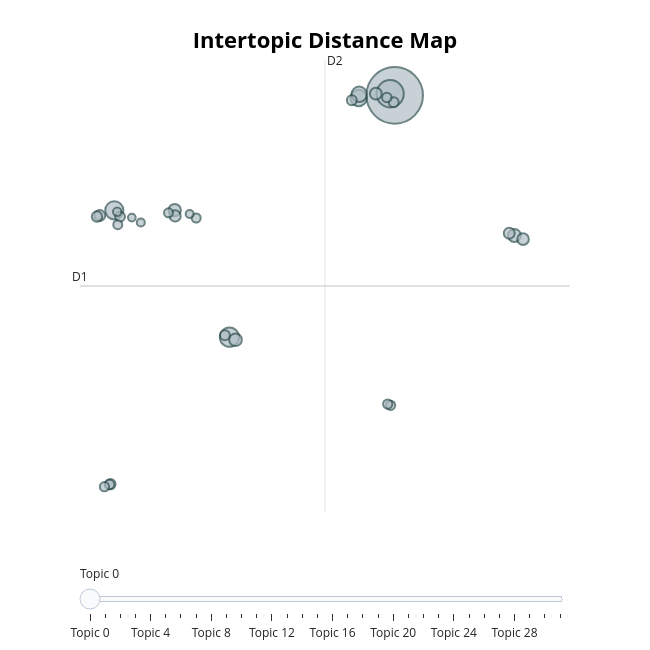

The cell this chart's notebook holds for it:
### Code cell
topic_model_fr.visualize_topics()

### Figure 1 — Plotly figure (JSON) as saved in the notebook; plotly's stock layout.template omitted (floating-point values rounded to 4 significant figures)
{"data": [{"customdata": [[0, "bénin | politique | web | aziz | poutine", 593], [1, "recrutement | clôture | gouvernement | profit | bénin", 138], [2, "afrique | afrik | guinée | soudan | bénin", 69], [3, "lien | france | permanent | signaler | abus", 61], [4, "societe | cameroun | diomaye | local | politique", 50], [5, "afrique | océan | indien | share | australe", 44], [6, "mali | terroristes | cedeao | aes | vérifier", 31], [7, "list | may | africa | djibouti | ppa", 30], [8, "point | ouest | france | journal | coup", 28], [9, "millions | banque | assurance | milliards | sénégal", 26], [10, "mali | madrid | rempart | face | coulisses", 25], [11, "vidéo | hier | aujourd | pouvoir | this", 23], [12, "ivoirien | cei | onu | afrique | usa", 22], [13, "address | success | you | burkina | blog", 22], [14, "maroc | assimi | goïta | jeune | ouattara", 20], [15, "xinhua | china | bénin | favoris | french", 19], [16, "cei | préférences | stockage | gérer | facebook", 18], [17, "code | électoral | seconde | tabaski | texte", 18], [18, "lutte | luttes | afrique | communiqués | guinée", 18], [19, "sénégal | replay | accepter | code | électoral", 18], [20, "xinhua | china | rubrique | afrique | french", 17], [21, "togo | togolais | gnassingbé | togolaise | faure", 17], [22, "chine | science | environnement | xinhua | opinion", 16], [23, "abonné | montréal | présentation | médias | actus", 16], [24, "philosophie | liban | université | mali | série", 16], [25, "abidjan | ivoire | côte | sommeil | annonces", 15], [26, "russie | drones | russe | ukraine | libre", 15], [27, "niger | sahel | ministre | confédération | vodun", 15], [28, "ami | annuaire | cameroun | société | médias", 13], [29, "website | afrique | are | chargement | système", 12], [30, "haïti | brvm | marché | fcfa | uemoa", 12], [31, "ouverture | région | visas | pays | correctement", 11]], "hovertemplate": "<b>Topic %{customdata[0]}</b><br>%{customdata[1]}<br>Size: %{customdata[2]}", "legendgroup": "", "marker": {"color": "#B0BEC5", "line": {"color": "DarkSlateGrey", "width": 2}, "size": [593, 138, 69, 61, 50, 44, 31, 30, 28, 26, 25, 23, 22, 22, 20, 19, 18, 18, 18, 18, 17, 17, 16, 16, 16, 15, 15, 15, 13, 12, 12, 11], "sizemode": "area", "sizeref": 0.3706, "symbol": "circle"}, "mode": "markers", "name": "", "orientation": "v", "showlegend": false, "type": "scatter", "x": [6.254, 6.1, 0.6579, -3.244, 5.033, 5.051, 10.31, 0.8616, -1.198, 5.616, 10.6, -1.184, 10.13, -3.737, -3.831, -3.374, 4.802, 6.222, 0.5026, -3.05, -3.407, 5.989, -3.577, 6.114, 6.018, -0.4711, -1.408, -3.126, -3.147, -0.6903, -2.346, -2.65], "xaxis": "x", "y": [17.53, 17.65, -1.512, 8.475, 17.32, 17.61, 6.496, -1.715, 8.489, 17.66, 6.203, 8.036, 6.671, 8.07, 7.984, -13.08, 17.14, 16.98, -1.356, 7.981, -13.11, 17.36, -13.28, -6.873, -6.777, 7.87, 8.282, 7.341, 8.364, 8.18, 7.512, 7.9], "yaxis": "y"}], "layout": {"annotations": [{"showarrow": false, "text": "D1", "x": -4.406, "y": 2.517, "yshift": 10}, {"showarrow": false, "text": "D2", "x": 3.893, "xshift": 10, "y": 20.31}], "height": 650, "hoverlabel": {"bgcolor": "white", "font": {"family": "Rockwell", "size": 16}}, "legend": {"itemsizing": "constant", "tracegroupgap": 0}, "margin": {"t": 60}, "shapes": [{"line": {"color": "#CFD8DC", "width": 2}, "type": "line", "x0": 3.893, "x1": 3.893, "y0": -15.27, "y1": 20.31}, {"line": {"color": "#9E9E9E", "width": 2}, "type": "line", "x0": -4.406, "x1": 12.19, "y0": 2.517, "y1": 2.517}], "sliders": [{"active": 0, "pad": {"t": 50}, "steps": [{"args": [{"marker.color": [["red", "#B0BEC5", "#B0BEC5", "#B0BEC5", "#B0BEC5", "#B0BEC5", "#B0BEC5", "#B0BEC5", "#B0BEC5", "#B0BEC5", "#B0BEC5", "#B0BEC5", "#B0BEC5", "#B0BEC5", "#B0BEC5", "#B0BEC5", "#B0BEC5", "#B0BEC5", "#B0BEC5", "#B0BEC5", "#B0BEC5", "#B0BEC5", "#B0BEC5", "#B0BEC5", "#B0BEC5", "#B0BEC5", "#B0BEC5", "#B0BEC5", "#B0BEC5", "#B0BEC5", "#B0BEC5", "#B0BEC5"]]}], "label": "Topic 0", "method": "update"}, {"args": [{"marker.color": [["#B0BEC5", "red", "#B0BEC5", "#B0BEC5", "#B0BEC5", "#B0BEC5", "#B0BEC5", "#B0BEC5", "#B0BEC5", "#B0BEC5", "#B0BEC5", "#B0BEC5", "#B0BEC5", "#B0BEC5", "#B0BEC5", "#B0BEC5", "#B0BEC5", "#B0BEC5", "#B0BEC5", "#B0BEC5", "#B0BEC5", "#B0BEC5", "#B0BEC5", "#B0BEC5", "#B0BEC5", "#B0BEC5", "#B0BEC5", "#B0BEC5", "#B0BEC5", "#B0BEC5", "#B0BEC5", "#B0BEC5"]]}], "label": "Topic 1", "method": "update"}, {"args": [{"marker.color": [["#B0BEC5", "#B0BEC5", "red", "#B0BEC5", "#B0BEC5", "#B0BEC5", "#B0BEC5", "#B0BEC5", "#B0BEC5", "#B0BEC5", "#B0BEC5", "#B0BEC5", "#B0BEC5", "#B0BEC5", "#B0BEC5", "#B0BEC5", "#B0BEC5", "#B0BEC5", "#B0BEC5", "#B0BEC5", "#B0BEC5", "#B0BEC5", "#B0BEC5", "#B0BEC5", "#B0BEC5", "#B0BEC5", "#B0BEC5", "#B0BEC5", "#B0BEC5", "#B0BEC5", "#B0BEC5", "#B0BEC5"]]}], "label": "Topic 2", "method": "update"}, {"args": [{"marker.color": [["#B0BEC5", "#B0BEC5", "#B0BEC5", "red", "#B0BEC5", "#B0BEC5", "#B0BEC5", "#B0BEC5", "#B0BEC5", "#B0BEC5", "#B0BEC5", "#B0BEC5", "#B0BEC5", "#B0BEC5", "#B0BEC5", "#B0BEC5", "#B0BEC5", "#B0BEC5", "#B0BEC5", "#B0BEC5", "#B0BEC5", "#B0BEC5", "#B0BEC5", "#B0BEC5", "#B0BEC5", "#B0BEC5", "#B0BEC5", "#B0BEC5", "#B0BEC5", "#B0BEC5", "#B0BEC5", "#B0BEC5"]]}], "label": "Topic 3", "method": "update"}, {"args": [{"marker.color": [["#B0BEC5", "#B0BEC5", "#B0BEC5", "#B0BEC5", "red", "#B0BEC5", "#B0BEC5", "#B0BEC5", "#B0BEC5", "#B0BEC5", "#B0BEC5", "#B0BEC5", "#B0BEC5", "#B0BEC5", "#B0BEC5", "#B0BEC5", "#B0BEC5", "#B0BEC5", "#B0BEC5", "#B0BEC5", "#B0BEC5", "#B0BEC5", "#B0BEC5", "#B0BEC5", "#B0BEC5", "#B0BEC5", "#B0BEC5", "#B0BEC5", "#B0BEC5", "#B0BEC5", "#B0BEC5", "#B0BEC5"]]}], "label": "Topic 4", "method": "update"}, {"args": [{"marker.color": [["#B0BEC5", "#B0BEC5", "#B0BEC5", "#B0BEC5", "#B0BEC5", "red", "#B0BEC5", "#B0BEC5", "#B0BEC5", "#B0BEC5", "#B0BEC5", "#B0BEC5", "#B0BEC5", "#B0BEC5", "#B0BEC5", "#B0BEC5", "#B0BEC5", "#B0BEC5", "#B0BEC5", "#B0BEC5", "#B0BEC5", "#B0BEC5", "#B0BEC5", "#B0BEC5", "#B0BEC5", "#B0BEC5", "#B0BEC5", "#B0BEC5", "#B0BEC5", "#B0BEC5", "#B0BEC5", "#B0BEC5"]]}], "label": "Topic 5", "method": "update"}, {"args": [{"marker.color": [["#B0BEC5", "#B0BEC5", "#B0BEC5", "#B0BEC5", "#B0BEC5", "#B0BEC5", "red", "#B0BEC5", "#B0BEC5", "#B0BEC5", "#B0BEC5", "#B0BEC5", "#B0BEC5", "#B0BEC5", "#B0BEC5", "#B0BEC5", "#B0BEC5", "#B0BEC5", "#B0BEC5", "#B0BEC5", "#B0BEC5", "#B0BEC5", "#B0BEC5", "#B0BEC5", "#B0BEC5", "#B0BEC5", "#B0BEC5", "#B0BEC5", "#B0BEC5", "#B0BEC5", "#B0BEC5", "#B0BEC5"]]}], "label": "Topic 6", "method": "update"}, {"args": [{"marker.color": [["#B0BEC5", "#B0BEC5", "#B0BEC5", "#B0BEC5", "#B0BEC5", "#B0BEC5", "#B0BEC5", "red", "#B0BEC5", "#B0BEC5", "#B0BEC5", "#B0BEC5", "#B0BEC5", "#B0BEC5", "#B0BEC5", "#B0BEC5", "#B0BEC5", "#B0BEC5", "#B0BEC5", "#B0BEC5", "#B0BEC5", "#B0BEC5", "#B0BEC5", "#B0BEC5", "#B0BEC5", "#B0BEC5", "#B0BEC5", "#B0BEC5", "#B0BEC5", "#B0BEC5", "#B0BEC5", "#B0BEC5"]]}], "label": "Topic 7", "method": "update"}, {"args": [{"marker.color": [["#B0BEC5", "#B0BEC5", "#B0BEC5", "#B0BEC5", "#B0BEC5", "#B0BEC5", "#B0BEC5", "#B0BEC5", "red", "#B0BEC5", "#B0BEC5", "#B0BEC5", "#B0BEC5", "#B0BEC5", "#B0BEC5", "#B0BEC5", "#B0BEC5", "#B0BEC5", "#B0BEC5", "#B0BEC5", "#B0BEC5", "#B0BEC5", "#B0BEC5", "#B0BEC5", "#B0BEC5", "#B0BEC5", "#B0BEC5", "#B0BEC5", "#B0BEC5", "#B0BEC5", "#B0BEC5", "#B0BEC5"]]}], "label": "Topic 8", "method": "update"}, {"args": [{"marker.color": [["#B0BEC5", "#B0BEC5", "#B0BEC5", "#B0BEC5", "#B0BEC5", "#B0BEC5", "#B0BEC5", "#B0BEC5", "#B0BEC5", "red", "#B0BEC5", "#B0BEC5", "#B0BEC5", "#B0BEC5", "#B0BEC5", "#B0BEC5", "#B0BEC5", "#B0BEC5", "#B0BEC5", "#B0BEC5", "#B0BEC5", "#B0BEC5", "#B0BEC5", "#B0BEC5", "#B0BEC5", "#B0BEC5", "#B0BEC5", "#B0BEC5", "#B0BEC5", "#B0BEC5", "#B0BEC5", "#B0BEC5"]]}], "label": "Topic 9", "method": "update"}, {"args": [{"marker.color": [["#B0BEC5", "#B0BEC5", "#B0BEC5", "#B0BEC5", "#B0BEC5", "#B0BEC5", "#B0BEC5", "#B0BEC5", "#B0BEC5", "#B0BEC5", "red", "#B0BEC5", "#B0BEC5", "#B0BEC5", "#B0BEC5", "#B0BEC5", "#B0BEC5", "#B0BEC5", "#B0BEC5", "#B0BEC5", "#B0BEC5", "#B0BEC5", "#B0BEC5", "#B0BEC5", "#B0BEC5", "#B0BEC5", "#B0BEC5", "#B0BEC5", "#B0BEC5", "#B0BEC5", "#B0BEC5", "#B0BEC5"]]}], "label": "Topic 10", "method": "update"}, {"args": [{"marker.color": [["#B0BEC5", "#B0BEC5", "#B0BEC5", "#B0BEC5", "#B0BEC5", "#B0BEC5", "#B0BEC5", "#B0BEC5", "#B0BEC5", "#B0BEC5", "#B0BEC5", "red", "#B0BEC5", "#B0BEC5", "#B0BEC5", "#B0BEC5", "#B0BEC5", "#B0BEC5", "#B0BEC5", "#B0BEC5", "#B0BEC5", "#B0BEC5", "#B0BEC5", "#B0BEC5", "#B0BEC5", "#B0BEC5", "#B0BEC5", "#B0BEC5", "#B0BEC5", "#B0BEC5", "#B0BEC5", "#B0BEC5"]]}], "label": "Topic 11", "method": "update"}, {"args": [{"marker.color": [["#B0BEC5", "#B0BEC5", "#B0BEC5", "#B0BEC5", "#B0BEC5", "#B0BEC5", "#B0BEC5", "#B0BEC5", "#B0BEC5", "#B0BEC5", "#B0BEC5", "#B0BEC5", "red", "#B0BEC5", "#B0BEC5", "#B0BEC5", "#B0BEC5", "#B0BEC5", "#B0BEC5", "#B0BEC5", "#B0BEC5", "#B0BEC5", "#B0BEC5", "#B0BEC5", "#B0BEC5", "#B0BEC5", "#B0BEC5", "#B0BEC5", "#B0BEC5", "#B0BEC5", "#B0BEC5", "#B0BEC5"]]}], "label": "Topic 12", "method": "update"}, {"args": [{"marker.color": [["#B0BEC5", "#B0BEC5", "#B0BEC5", "#B0BEC5", "#B0BEC5", "#B0BEC5", "#B0BEC5", "#B0BEC5", "#B0BEC5", "#B0BEC5", "#B0BEC5", "#B0BEC5", "#B0BEC5", "red", "#B0BEC5", "#B0BEC5", "#B0BEC5", "#B0BEC5", "#B0BEC5", "#B0BEC5", "#B0BEC5", "#B0BEC5", "#B0BEC5", "#B0BEC5", "#B0BEC5", "#B0BEC5", "#B0BEC5", "#B0BEC5", "#B0BEC5", "#B0BEC5", "#B0BEC5", "#B0BEC5"]]}], "label": "Topic 13", "method": "update"}, {"args": [{"marker.color": [["#B0BEC5", "#B0BEC5", "#B0BEC5", "#B0BEC5", "#B0BEC5", "#B0BEC5", "#B0BEC5", "#B0BEC5", "#B0BEC5", "#B0BEC5", "#B0BEC5", "#B0BEC5", "#B0BEC5", "#B0BEC5", "red", "#B0BEC5", "#B0BEC5", "#B0BEC5", "#B0BEC5", "#B0BEC5", "#B0BEC5", "#B0BEC5", "#B0BEC5", "#B0BEC5", "#B0BEC5", "#B0BEC5", "#B0BEC5", "#B0BEC5", "#B0BEC5", "#B0BEC5", "#B0BEC5", "#B0BEC5"]]}], "label": "Topic 14", "method": "update"}, {"args": [{"marker.color": [["#B0BEC5", "#B0BEC5", "#B0BEC5", "#B0BEC5", "#B0BEC5", "#B0BEC5", "#B0BEC5", "#B0BEC5", "#B0BEC5", "#B0BEC5", "#B0BEC5", "#B0BEC5", "#B0BEC5", "#B0BEC5", "#B0BEC5", "red", "#B0BEC5", "#B0BEC5", "#B0BEC5", "#B0BEC5", "#B0BEC5", "#B0BEC5", "#B0BEC5", "#B0BEC5", "#B0BEC5", "#B0BEC5", "#B0BEC5", "#B0BEC5", "#B0BEC5", "#B0BEC5", "#B0BEC5", "#B0BEC5"]]}], "label": "Topic 15", "method": "update"}, {"args": [{"marker.color": [["#B0BEC5", "#B0BEC5", "#B0BEC5", "#B0BEC5", "#B0BEC5", "#B0BEC5", "#B0BEC5", "#B0BEC5", "#B0BEC5", "#B0BEC5", "#B0BEC5", "#B0BEC5", "#B0BEC5", "#B0BEC5", "#B0BEC5", "#B0BEC5", "red", "#B0BEC5", "#B0BEC5", "#B0BEC5", "#B0BEC5", "#B0BEC5", "#B0BEC5", "#B0BEC5", "#B0BEC5", "#B0BEC5", "#B0BEC5", "#B0BEC5", "#B0BEC5", "#B0BEC5", "#B0BEC5", "#B0BEC5"]]}], "label": "Topic 16", "method": "update"}, {"args": [{"marker.color": [["#B0BEC5", "#B0BEC5", "#B0BEC5", "#B0BEC5", "#B0BEC5", "#B0BEC5", "#B0BEC5", "#B0BEC5", "#B0BEC5", "#B0BEC5", "#B0BEC5", "#B0BEC5", "#B0BEC5", "#B0BEC5", "#B0BEC5", "#B0BEC5", "#B0BEC5", "red", "#B0BEC5", "#B0BEC5", "#B0BEC5", "#B0BEC5", "#B0BEC5", "#B0BEC5", "#B0BEC5", "#B0BEC5", "#B0BEC5", "#B0BEC5", "#B0BEC5", "#B0BEC5", "#B0BEC5", "#B0BEC5"]]}], "label": "Topic 17", "method": "update"}, {"args": [{"marker.color": [["#B0BEC5", "#B0BEC5", "#B0BEC5", "#B0BEC5", "#B0BEC5", "#B0BEC5", "#B0BEC5", "#B0BEC5", "#B0BEC5", "#B0BEC5", "#B0BEC5", "#B0BEC5", "#B0BEC5", "#B0BEC5", "#B0BEC5", "#B0BEC5", "#B0BEC5", "#B0BEC5", "red", "#B0BEC5", "#B0BEC5", "#B0BEC5", "#B0BEC5", "#B0BEC5", "#B0BEC5", "#B0BEC5", "#B0BEC5", "#B0BEC5", "#B0BEC5", "#B0BEC5", "#B0BEC5", "#B0BEC5"]]}], "label": "Topic 18", "method": "update"}, {"args": [{"marker.color": [["#B0BEC5", "#B0BEC5", "#B0BEC5", "#B0BEC5", "#B0BEC5", "#B0BEC5", "#B0BEC5", "#B0BEC5", "#B0BEC5", "#B0BEC5", "#B0BEC5", "#B0BEC5", "#B0BEC5", "#B0BEC5", "#B0BEC5", "#B0BEC5", "#B0BEC5", "#B0BEC5", "#B0BEC5", "red", "#B0BEC5", "#B0BEC5", "#B0BEC5", "#B0BEC5", "#B0BEC5", "#B0BEC5", "#B0BEC5", "#B0BEC5", "#B0BEC5", "#B0BEC5", "#B0BEC5", "#B0BEC5"]]}], "label": "Topic 19", "method": "update"}, {"args": [{"marker.color": [["#B0BEC5", "#B0BEC5", "#B0BEC5", "#B0BEC5", "#B0BEC5", "#B0BEC5", "#B0BEC5", "#B0BEC5", "#B0BEC5", "#B0BEC5", "#B0BEC5", "#B0BEC5", "#B0BEC5", "#B0BEC5", "#B0BEC5", "#B0BEC5", "#B0BEC5", "#B0BEC5", "#B0BEC5", "#B0BEC5", "red", "#B0BEC5", "#B0BEC5", "#B0BEC5", "#B0BEC5", "#B0BEC5", "#B0BEC5", "#B0BEC5", "#B0BEC5", "#B0BEC5", "#B0BEC5", "#B0BEC5"]]}], "label": "Topic 20", "method": "update"}, {"args": [{"marker.color": [["#B0BEC5", "#B0BEC5", "#B0BEC5", "#B0BEC5", "#B0BEC5", "#B0BEC5", "#B0BEC5", "#B0BEC5", "#B0BEC5", "#B0BEC5", "#B0BEC5", "#B0BEC5", "#B0BEC5", "#B0BEC5", "#B0BEC5", "#B0BEC5", "#B0BEC5", "#B0BEC5", "#B0BEC5", "#B0BEC5", "#B0BEC5", "red", "#B0BEC5", "#B0BEC5", "#B0BEC5", "#B0BEC5", "#B0BEC5", "#B0BEC5", "#B0BEC5", "#B0BEC5", "#B0BEC5", "#B0BEC5"]]}], "label": "Topic 21", "method": "update"}, {"args": [{"marker.color": [["#B0BEC5", "#B0BEC5", "#B0BEC5", "#B0BEC5", "#B0BEC5", "#B0BEC5", "#B0BEC5", "#B0BEC5", "#B0BEC5", "#B0BEC5", "#B0BEC5", "#B0BEC5", "#B0BEC5", "#B0BEC5", "#B0BEC5", "#B0BEC5", "#B0BEC5", "#B0BEC5", "#B0BEC5", "#B0BEC5", "#B0BEC5", "#B0BEC5", "red", "#B0BEC5", "#B0BEC5", "#B0BEC5", "#B0BEC5", "#B0BEC5", "#B0BEC5", "#B0BEC5", "#B0BEC5", "#B0BEC5"]]}], "label": "Topic 22", "method": "update"}, {"args": [{"marker.color": [["#B0BEC5", "#B0BEC5", "#B0BEC5", "#B0BEC5", "#B0BEC5", "#B0BEC5", "#B0BEC5", "#B0BEC5", "#B0BEC5", "#B0BEC5", "#B0BEC5", "#B0BEC5", "#B0BEC5", "#B0BEC5", "#B0BEC5", "#B0BEC5", "#B0BEC5", "#B0BEC5", "#B0BEC5", "#B0BEC5", "#B0BEC5", "#B0BEC5", "#B0BEC5", "red", "#B0BEC5", "#B0BEC5", "#B0BEC5", "#B0BEC5", "#B0BEC5", "#B0BEC5", "#B0BEC5", "#B0BEC5"]]}], "label": "Topic 23", "method": "update"}, {"args": [{"marker.color": [["#B0BEC5", "#B0BEC5", "#B0BEC5", "#B0BEC5", "#B0BEC5", "#B0BEC5", "#B0BEC5", "#B0BEC5", "#B0BEC5", "#B0BEC5", "#B0BEC5", "#B0BEC5", "#B0BEC5", "#B0BEC5", "#B0BEC5", "#B0BEC5", "#B0BEC5", "#B0BEC5", "#B0BEC5", "#B0BEC5", "#B0BEC5", "#B0BEC5", "#B0BEC5", "#B0BEC5", "red", "#B0BEC5", "#B0BEC5", "#B0BEC5", "#B0BEC5", "#B0BEC5", "#B0BEC5", "#B0BEC5"]]}], "label": "Topic 24", "method": "update"}, {"args": [{"marker.color": [["#B0BEC5", "#B0BEC5", "#B0BEC5", "#B0BEC5", "#B0BEC5", "#B0BEC5", "#B0BEC5", "#B0BEC5", "#B0BEC5", "#B0BEC5", "#B0BEC5", "#B0BEC5", "#B0BEC5", "#B0BEC5", "#B0BEC5", "#B0BEC5", "#B0BEC5", "#B0BEC5", "#B0BEC5", "#B0BEC5", "#B0BEC5", "#B0BEC5", "#B0BEC5", "#B0BEC5", "#B0BEC5", "red", "#B0BEC5", "#B0BEC5", "#B0BEC5", "#B0BEC5", "#B0BEC5", "#B0BEC5"]]}], "label": "Topic 25", "method": "update"}, {"args": [{"marker.color": [["#B0BEC5", "#B0BEC5", "#B0BEC5", "#B0BEC5", "#B0BEC5", "#B0BEC5", "#B0BEC5", "#B0BEC5", "#B0BEC5", "#B0BEC5", "#B0BEC5", "#B0BEC5", "#B0BEC5", "#B0BEC5", "#B0BEC5", "#B0BEC5", "#B0BEC5", "#B0BEC5", "#B0BEC5", "#B0BEC5", "#B0BEC5", "#B0BEC5", "#B0BEC5", "#B0BEC5", "#B0BEC5", "#B0BEC5", "red", "#B0BEC5", "#B0BEC5", "#B0BEC5", "#B0BEC5", "#B0BEC5"]]}], "label": "Topic 26", "method": "update"}, {"args": [{"marker.color": [["#B0BEC5", "#B0BEC5", "#B0BEC5", "#B0BEC5", "#B0BEC5", "#B0BEC5", "#B0BEC5", "#B0BEC5", "#B0BEC5", "#B0BEC5", "#B0BEC5", "#B0BEC5", "#B0BEC5", "#B0BEC5", "#B0BEC5", "#B0BEC5", "#B0BEC5", "#B0BEC5", "#B0BEC5", "#B0BEC5", "#B0BEC5", "#B0BEC5", "#B0BEC5", "#B0BEC5", "#B0BEC5", "#B0BEC5", "#B0BEC5", "red", "#B0BEC5", "#B0BEC5", "#B0BEC5", "#B0BEC5"]]}], "label": "Topic 27", "method": "update"}, {"args": [{"marker.color": [["#B0BEC5", "#B0BEC5", "#B0BEC5", "#B0BEC5", "#B0BEC5", "#B0BEC5", "#B0BEC5", "#B0BEC5", "#B0BEC5", "#B0BEC5", "#B0BEC5", "#B0BEC5", "#B0BEC5", "#B0BEC5", "#B0BEC5", "#B0BEC5", "#B0BEC5", "#B0BEC5", "#B0BEC5", "#B0BEC5", "#B0BEC5", "#B0BEC5", "#B0BEC5", "#B0BEC5", "#B0BEC5", "#B0BEC5", "#B0BEC5", "#B0BEC5", "red", "#B0BEC5", "#B0BEC5", "#B0BEC5"]]}], "label": "Topic 28", "method": "update"}, {"args": [{"marker.color": [["#B0BEC5", "#B0BEC5", "#B0BEC5", "#B0BEC5", "#B0BEC5", "#B0BEC5", "#B0BEC5", "#B0BEC5", "#B0BEC5", "#B0BEC5", "#B0BEC5", "#B0BEC5", "#B0BEC5", "#B0BEC5", "#B0BEC5", "#B0BEC5", "#B0BEC5", "#B0BEC5", "#B0BEC5", "#B0BEC5", "#B0BEC5", "#B0BEC5", "#B0BEC5", "#B0BEC5", "#B0BEC5", "#B0BEC5", "#B0BEC5", "#B0BEC5", "#B0BEC5", "red", "#B0BEC5", "#B0BEC5"]]}], "label": "Topic 29", "method": "update"}, {"args": [{"marker.color": [["#B0BEC5", "#B0BEC5", "#B0BEC5", "#B0BEC5", "#B0BEC5", "#B0BEC5", "#B0BEC5", "#B0BEC5", "#B0BEC5", "#B0BEC5", "#B0BEC5", "#B0BEC5", "#B0BEC5", "#B0BEC5", "#B0BEC5", "#B0BEC5", "#B0BEC5", "#B0BEC5", "#B0BEC5", "#B0BEC5", "#B0BEC5", "#B0BEC5", "#B0BEC5", "#B0BEC5", "#B0BEC5", "#B0BEC5", "#B0BEC5", "#B0BEC5", "#B0BEC5", "#B0BEC5", "red", "#B0BEC5"]]}], "label": "Topic 30", "method": "update"}, {"args": [{"marker.color": [["#B0BEC5", "#B0BEC5", "#B0BEC5", "#B0BEC5", "#B0BEC5", "#B0BEC5", "#B0BEC5", "#B0BEC5", "#B0BEC5", "#B0BEC5", "#B0BEC5", "#B0BEC5", "#B0BEC5", "#B0BEC5", "#B0BEC5", "#B0BEC5", "#B0BEC5", "#B0BEC5", "#B0BEC5", "#B0BEC5", "#B0BEC5", "#B0BEC5", "#B0BEC5", "#B0BEC5", "#B0BEC5", "#B0BEC5", "#B0BEC5", "#B0BEC5", "#B0BEC5", "#B0BEC5", "#B0BEC5", "red"]]}], "label": "Topic 31", "method": "update"}]}], "title": {"font": {"color": "Black", "size": 22}, "text": "<b>Intertopic Distance Map</b>", "x": 0.5, "xanchor": "center", "y": 0.95, "yanchor": "top"}, "width": 650, "xaxis": {"anchor": "y", "domain": [0, 1], "range": [-4.406, 12.19], "title": {"text": ""}, "visible": false}, "yaxis": {"anchor": "x", "domain": [0, 1], "range": [-15.27, 20.31], "title": {"text": ""}, "visible": false}}}
